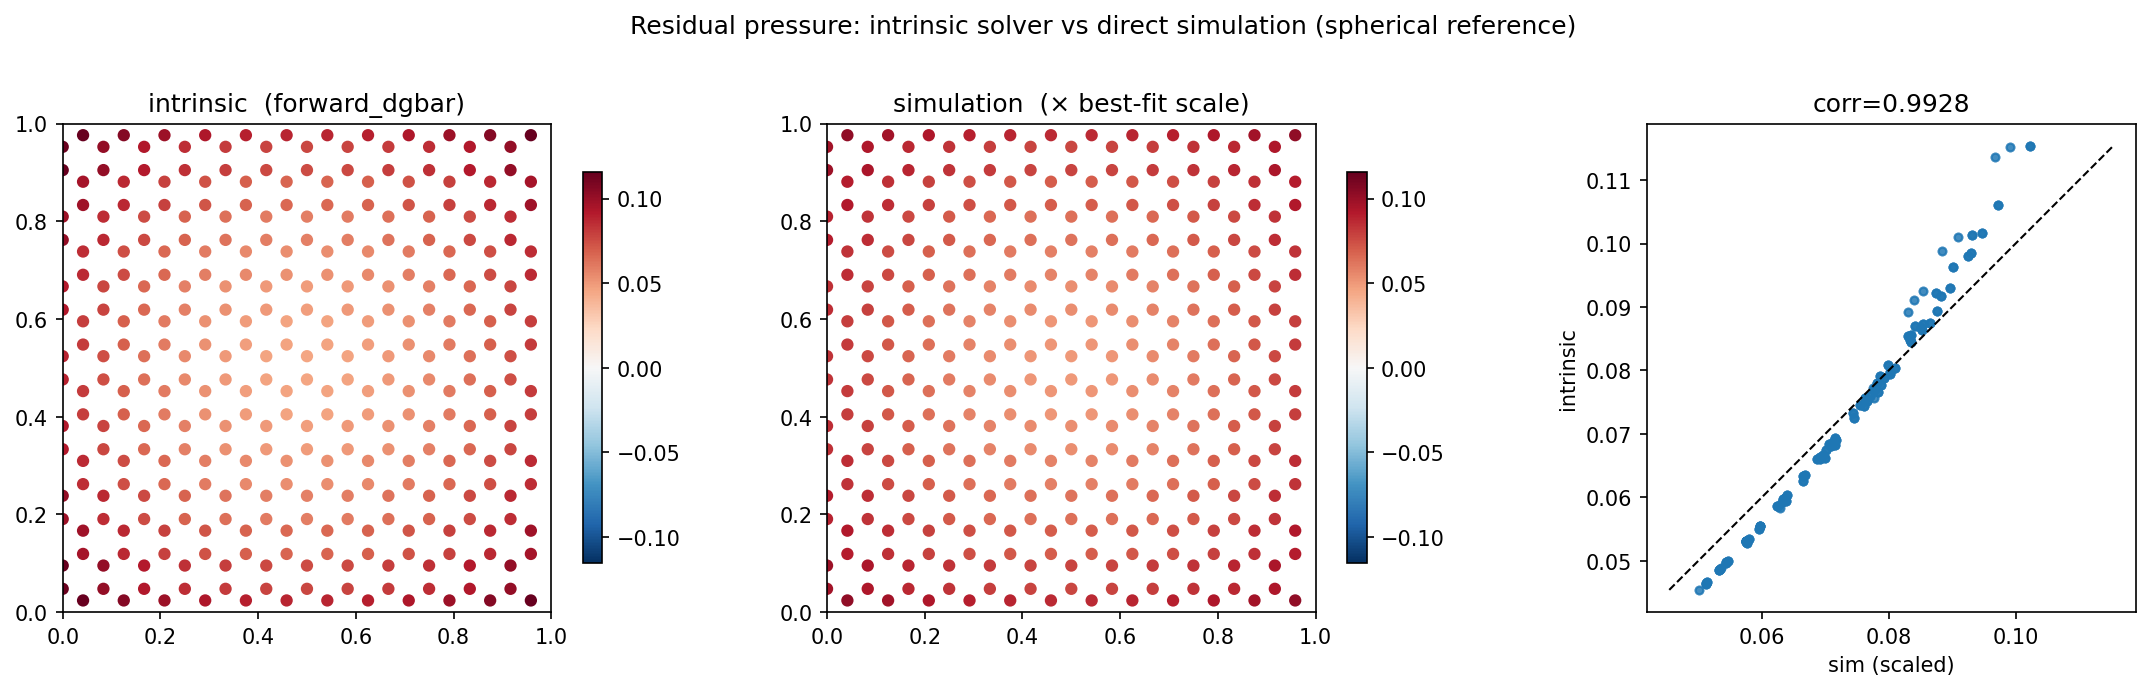

Write Python code to recreate this figure.
"""
Validate the intrinsic residual stress (forward_dgbar) against a DIRECT simulation:
relax a real prestressed spring network whose rest lengths come from the SAME spherical reference
ḡ=λ(r)I, then read the per-triangle residual pressure and compare fields.
"""
import os, sys
import numpy as np
from scipy.optimize import minimize
import matplotlib
matplotlib.use('Agg')
import matplotlib.pyplot as plt

HERE = os.path.dirname(os.path.abspath(__file__))
sys.path.insert(0, HERE)
sys.path.insert(0, os.path.abspath(os.path.join(HERE, '..')))
import _common as C
from forward_solver_dgbar import forward_dgbar

reg = C.make_lattice(1.0, 1.0, half=6.0); n = len(reg['simplices'])
pts = reg['pts'].copy(); N = len(pts)
bu, bv, bR = reg['bond_u'], reg['bond_v'], reg['bond_R']
offset = bR - (pts[bv] - pts[bu])                             # fixed periodic offset per bond
L = np.array([reg['BL1'][0], reg['BL2'][1]]); c0 = L / 2.0
R = 8.0; K = 1.0 / R ** 2


def lam_at(xy):
    d = xy - c0; d -= L * np.round(d / L)
    r2 = (d ** 2).sum(-1)
    return 1.0 / (1.0 + K * r2 / 4.0) ** 2


# --- spherical reference: per-triangle ḡ (for the intrinsic solve) and per-bond rest length (sim) ---
gbar = np.zeros((n, 2, 2))
lam_tri = lam_at(reg['centroids']); gbar[:, 0, 0] = lam_tri; gbar[:, 1, 1] = lam_tri
mid = pts[bu] + bR / 2.0
l0 = np.sqrt(lam_at(mid)) * np.hypot(bR[:, 0], bR[:, 1])      # ℓ0 = √λ · |bond|  (ḡ=λI)

# --- intrinsic (relaxed residual stress) ---
out = forward_dgbar(reg, 1.0, gbar)
s = out['stress_field']; p_intr = 0.5 * (s[:, 0] + s[:, 2])

# --- direct simulation: minimize ½Σ k(|d_b|-ℓ0)² over node positions, box (offsets) fixed ---
def energy_grad(x):
    X = x.reshape(N, 2)
    d = X[bv] - X[bu] + offset
    Lb = np.hypot(d[:, 0], d[:, 1]); dL = Lb - l0
    E = 0.5 * (dL ** 2).sum()
    f = (dL / Lb)[:, None] * d                                # per-bond force direction * magnitude
    g = np.zeros((N, 2))
    np.add.at(g, bv, f); np.add.at(g, bu, -f)
    return E, g.ravel()

res = minimize(energy_grad, pts.ravel(), jac=True, method='L-BFGS-B',
               options=dict(maxiter=20000, ftol=1e-14, gtol=1e-10))
X = res.x.reshape(N, 2)
d = X[bv] - X[bu] + offset; Lb = np.hypot(d[:, 0], d[:, 1]); t = Lb - l0   # bond tension (k=1)
print(f"sim relaxed: E={res.fun:.4e}  |grad|={np.abs(res.jac).max():.2e}  iters={res.nit}")

# per-triangle residual pressure from bond tensions:  σ_s = (1/2a)Σ_e t_e (v⊗v)/|v|
p_sim = np.zeros(n)
for si in range(n):
    e = reg['tri_bond'][si]
    sig = np.zeros((2, 2))
    for ei in e:
        v = d[ei]; sig += t[ei] * np.outer(v, v) / Lb[ei]
    sig /= (2.0 * reg['areas'][si])
    p_sim[si] = 0.5 * (sig[0, 0] + sig[1, 1])

# --- compare intrinsic residual stress vs simulation ---
scale = np.dot(p_intr, p_sim) / np.dot(p_sim, p_sim)         # best-fit scale (metric vs engineering)
corr = np.corrcoef(p_intr, p_sim)[0, 1]
print(f"residual pressure  corr(intrinsic, sim) = {corr:.4f}   best-fit scale = {scale:.4f}")
print(f"  intrinsic rms = {np.sqrt((p_intr**2).mean()):.4f}   sim rms = {np.sqrt((p_sim**2).mean()):.4f}")

frac = (reg['centroids'] / L) % 1.0
fig, ax = plt.subplots(1, 3, figsize=(15, 4.6))
for a, f, ttl in ((ax[0], p_intr, 'intrinsic  (forward_dgbar)'), (ax[1], p_sim * scale, 'simulation  (× best-fit scale)')):
    sc = a.scatter(frac[:, 0], frac[:, 1], c=f, s=24, cmap='RdBu_r',
                   vmin=-np.abs(p_intr).max(), vmax=np.abs(p_intr).max())
    a.set_title(ttl); a.set_aspect('equal'); a.set_xlim(0, 1); a.set_ylim(0, 1); plt.colorbar(sc, ax=a, shrink=.8)
ax[2].scatter(p_sim * scale, p_intr, s=14, alpha=.6)
lim = [min(p_intr.min(), (p_sim * scale).min()), max(p_intr.max(), (p_sim * scale).max())]
ax[2].plot(lim, lim, 'k--', lw=1); ax[2].set_xlabel('sim (scaled)'); ax[2].set_ylabel('intrinsic')
ax[2].set_title(f'corr={corr:.4f}'); ax[2].set_aspect('equal')
fig.suptitle('Residual pressure: intrinsic solver vs direct simulation (spherical reference)')
plt.tight_layout(rect=[0, 0, 1, 0.95])
pth = os.path.join(HERE, 'sphere_sim_compare.png')
plt.savefig(pth, dpi=150, bbox_inches='tight'); plt.close()
print(f"saved {os.path.basename(pth)}")
